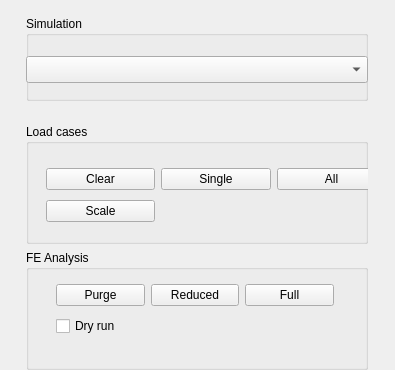
<?xml version="1.0" encoding="UTF-8"?>
<ui version="4.0">
 <class>TaskAssemblyCreateForce</class>
 <widget class="QWidget" name="TaskAssemblyCreateForce">
  <property name="geometry">
   <rect>
    <x>0</x>
    <y>0</y>
    <width>395</width>
    <height>370</height>
   </rect>
  </property>
  <property name="windowTitle">
   <string>Force</string>
  </property>
  <layout class="QGridLayout" name="gridLayout">
   <item row="1" column="0">
    <layout class="QVBoxLayout" name="verticalLayout_2">
     <item>
      <widget class="QGroupBox" name="groupBoxSimulation">
       <property name="minimumSize">
        <size>
         <width>0</width>
         <height>85</height>
        </size>
       </property>
       <property name="maximumSize">
        <size>
         <width>342</width>
         <height>85</height>
        </size>
       </property>
       <property name="title">
        <string>Simulation</string>
       </property>
       <widget class="QComboBox" name="comboBoxSimulation">
        <property name="geometry">
         <rect>
          <x>0</x>
          <y>40</y>
          <width>342</width>
          <height>27</height>
         </rect>
        </property>
       </widget>
      </widget>
     </item>
     <item>
      <widget class="QGroupBox" name="groupBoxLoadCase">
       <property name="sizePolicy">
        <sizepolicy hsizetype="Preferred" vsizetype="Preferred">
         <horstretch>0</horstretch>
         <verstretch>0</verstretch>
        </sizepolicy>
       </property>
       <property name="minimumSize">
        <size>
         <width>0</width>
         <height>120</height>
        </size>
       </property>
       <property name="maximumSize">
        <size>
         <width>385</width>
         <height>85</height>
        </size>
       </property>
       <property name="title">
        <string>Load cases</string>
       </property>
       <widget class="QWidget" name="">
        <property name="geometry">
         <rect>
          <x>20</x>
          <y>40</y>
          <width>340</width>
          <height>62</height>
         </rect>
        </property>
        <layout class="QGridLayout" name="gridLayout_3">
         <item row="0" column="2">
          <widget class="QPushButton" name="pushButtonAll">
           <property name="text">
            <string>All</string>
           </property>
          </widget>
         </item>
         <item row="0" column="0">
          <widget class="QPushButton" name="pushButtonClear">
           <property name="text">
            <string>Clear</string>
           </property>
          </widget>
         </item>
         <item row="0" column="1">
          <widget class="QPushButton" name="pushButtonSingle">
           <property name="text">
            <string>Single</string>
           </property>
          </widget>
         </item>
         <item row="1" column="0">
          <widget class="QPushButton" name="pushButtonScale">
           <property name="text">
            <string>Scale</string>
           </property>
          </widget>
         </item>
        </layout>
       </widget>
      </widget>
     </item>
     <item>
      <widget class="QGroupBox" name="groupBoxAnalysis">
       <property name="sizePolicy">
        <sizepolicy hsizetype="Preferred" vsizetype="Preferred">
         <horstretch>0</horstretch>
         <verstretch>1</verstretch>
        </sizepolicy>
       </property>
       <property name="minimumSize">
        <size>
         <width>0</width>
         <height>120</height>
        </size>
       </property>
       <property name="maximumSize">
        <size>
         <width>342</width>
         <height>85</height>
        </size>
       </property>
       <property name="title">
        <string>FE Analysis</string>
       </property>
       <widget class="QWidget" name="horizontalLayoutWidget_2">
        <property name="geometry">
         <rect>
          <x>30</x>
          <y>30</y>
          <width>278</width>
          <height>60</height>
         </rect>
        </property>
        <layout class="QGridLayout" name="gridLayout_2">
         <item row="0" column="0">
          <widget class="QPushButton" name="pushButtonPurge">
           <property name="text">
            <string>Purge</string>
           </property>
          </widget>
         </item>
         <item row="0" column="1">
          <widget class="QPushButton" name="pushButtonReduced">
           <property name="text">
            <string>Reduced</string>
           </property>
          </widget>
         </item>
         <item row="0" column="2">
          <widget class="QPushButton" name="pushButtonFull">
           <property name="text">
            <string>Full</string>
           </property>
          </widget>
         </item>
         <item row="1" column="0">
          <widget class="QCheckBox" name="checkDryRun">
           <property name="text">
            <string>Dry run</string>
           </property>
          </widget>
         </item>
        </layout>
       </widget>
      </widget>
     </item>
    </layout>
   </item>
  </layout>
 </widget>
 <resources/>
 <connections/>
</ui>
